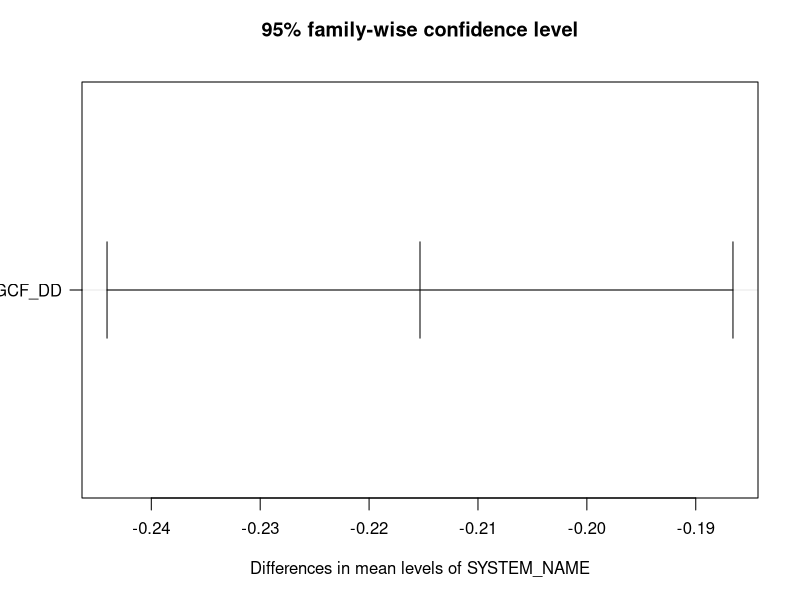
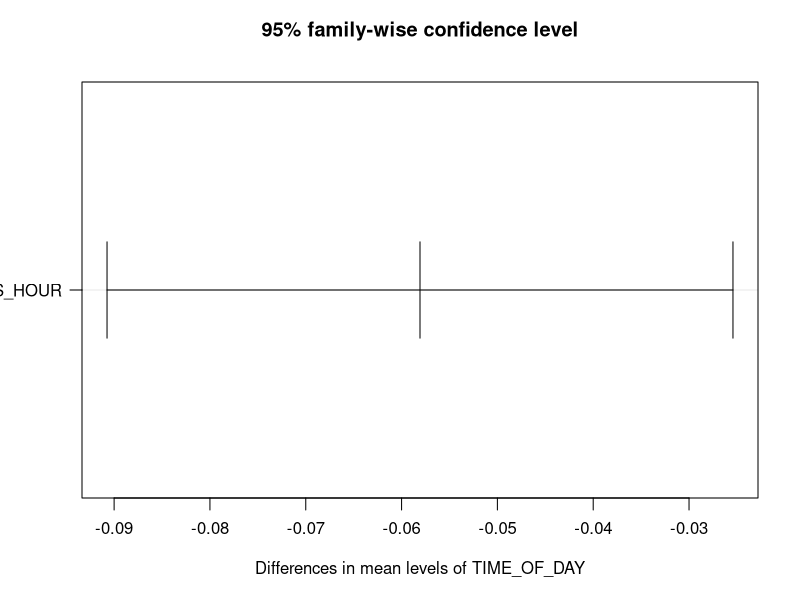
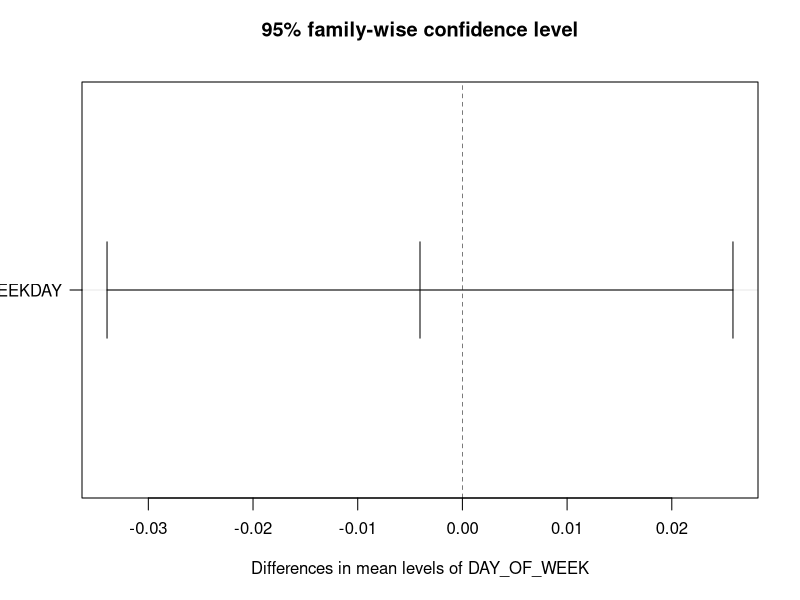
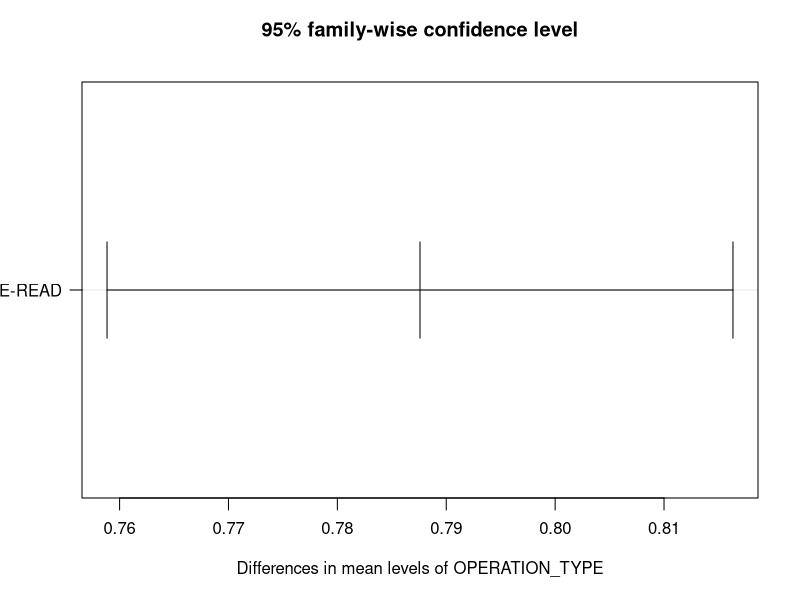
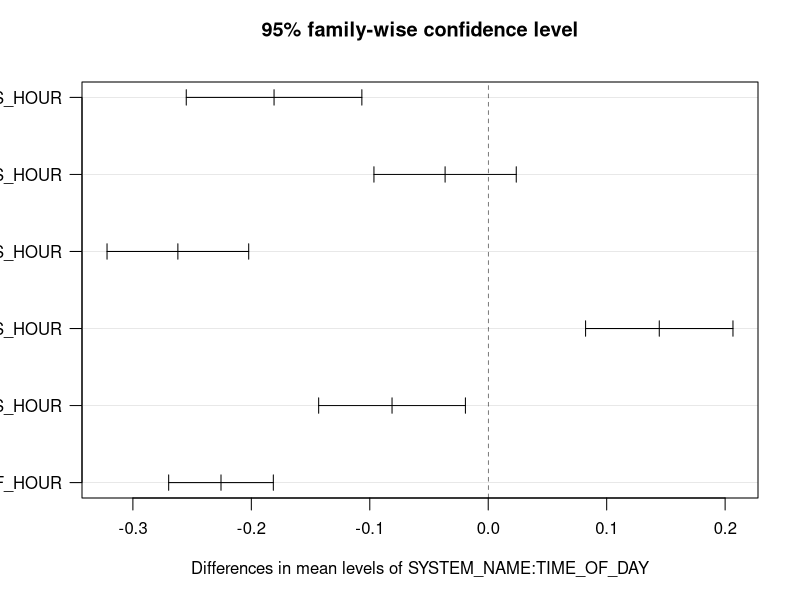
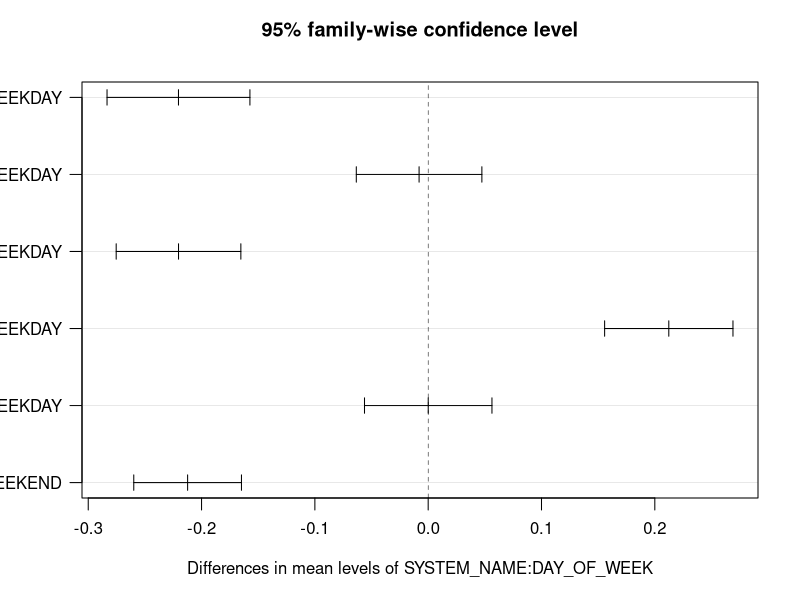
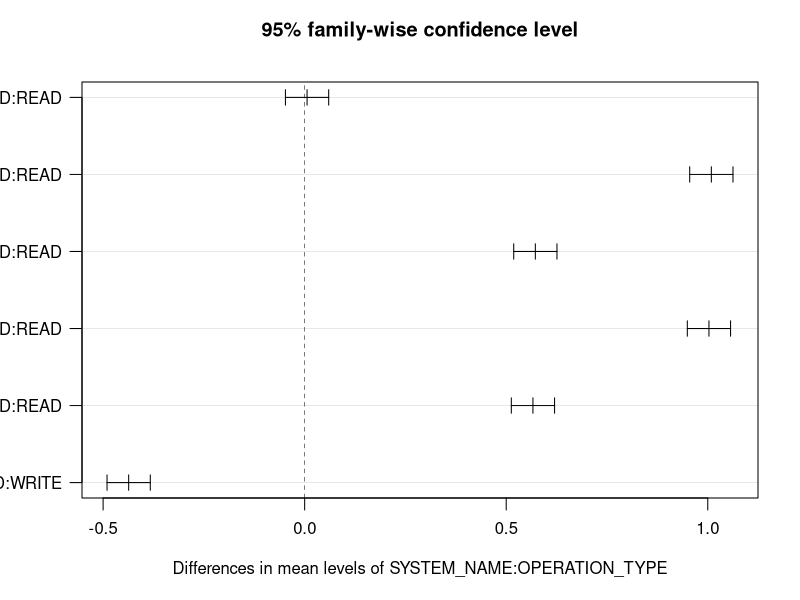
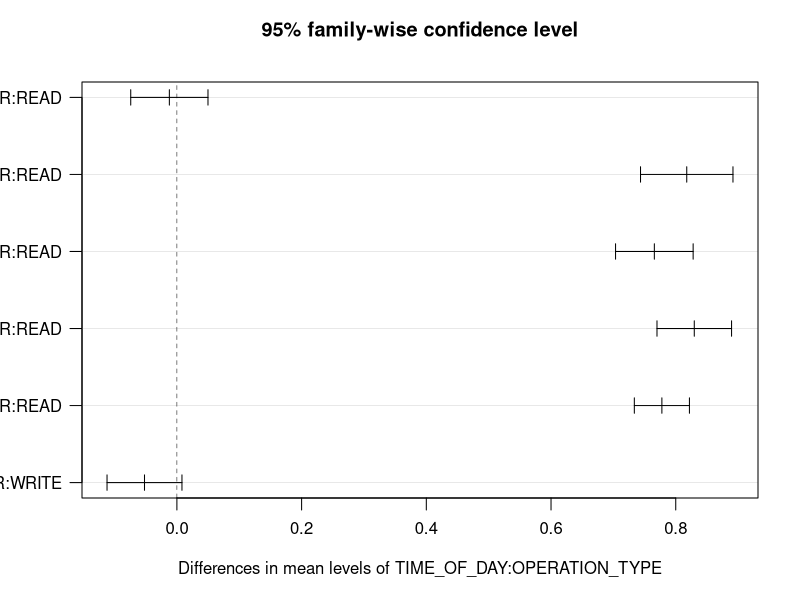

The R source for these figures, in order:
## ---- chunk 1
data = read.csv("./test_data.csv")
## ---- chunk 2
data.aov = aov(LATENCY_SECONDS ~ SYSTEM_NAME * TIME_OF_DAY * DAY_OF_WEEK * OPERATION_TYPE, 
               data=data)
summary(data.aov)
## ---- chunk 3
SS = anova(data.aov)["Sum Sq"]
SST = sum(SS)
round(100*SS/sum(SS), 2)
## ---- chunk 4
tukey = TukeyHSD(data.aov, conf.level = 0.95)
## ---- chunk 5
plot(tukey,las=1,tcl = -.6)
